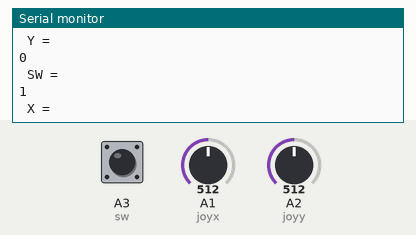
A sketch run on a simulated Arduino Uno, built with avr-gcc and run on an emulated ATmega328P. On the bench: the last lines printed to the serial monitor. The test bench sets the inputs (shaded band); at power-on: A1 (joyx) = 512, A2 (joyy) = 512, A3 (sw) HIGH.

Above: at 1.2 s.
1.3 s: A1 (joyx) set to 716
At 1.8 s:
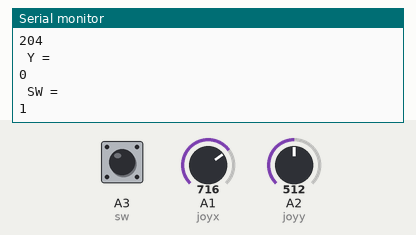
2.8 s: A2 (joyy) set to 306
At 3.3 s:
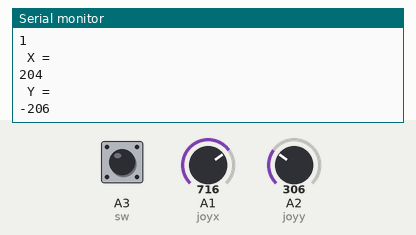
4.3 s: A1 (joyx) set to 900
At 4.8 s:
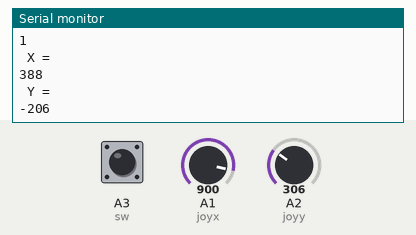
5.8 s: A2 (joyy) set to 122
At 6.3 s:
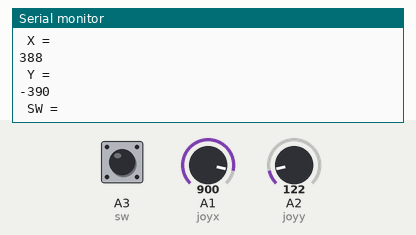
Timing chart, 0 to 8.3 s (numbered marks = the images above; inputs shaded):
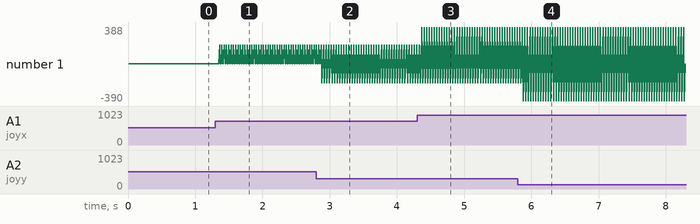

Measured:
- after the input at 1.3 s, the serial monitor: prints a new line after 0.06 s (image 1)
- after the input at 2.8 s, the serial monitor: prints a new line after 0.08 s (image 2)
- after the input at 4.3 s, the serial monitor: prints a new line after 0.07 s (image 3)
- after the input at 5.8 s, the serial monitor: prints a new line after 0.08 s (image 4)
- plotted number 1: 204 → 388 after the input at 4.3 s

The sketch:

__.ino
```cpp
int joyx =A1;
int joyy=A2;
int sw = A3;
int x0=0;
int y0=0;
int swstate=0;
void setup()
{
    Serial.begin(9600);
    pinMode(sw, INPUT_PULLUP);
    y0=analogRead(joyy);
    x0=analogRead(joyx);
}
void loop()
{
    int x,y,value;
    value =analogRead(joyx);
    x=value-x0;
    value = analogRead(joyy);
    y=value-y0;
    swstate=digitalRead(sw);
    Serial.println(" X = ");
    Serial.println(x);
    Serial.println(" Y = ");
    Serial.println(y);
    Serial.println(" SW = ");
    Serial.println(swstate);
    delay(20);
}
```
